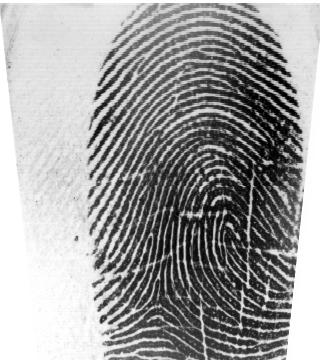
#> input picture cbimage.png, 320 x 360 px
$ python -i __init__.py   (imports and definitions only)
#> lines starting #> are read from the running program, lines starting #| are printed output that depends on the picture; after the words box and inside, x2 and y2 are one past the last pixel; in counts of white or black regions, pixels touching at a corner belong together
#> further down, picture is the input picture: shape (360, 320); min 0, max 255, mean 156.7
import cv2 as cv
import numpy as np
import math

def minutiae_at(pixels, i, j, kernel_size):
    """
    https://airccj.org/CSCP/vol7/csit76809.pdf pg93
    Crossing number methods is a really simple way to detect ridge endings and ridge bifurcations.
    Then the crossing number algorithm will look at 3x3 pixel blocks:

    if middle pixel is black (represents ridge):
    if pixel on boundary are crossed with the ridge once, then it is a possible ridge ending
    if pixel on boundary are crossed with the ridge three times, then it is a ridge bifurcation

    :param pixels:
    :param i:
    :param j:
    :return:
    """
    # if middle pixel is black (represents ridge)
    if pixels[i][j] == 1:

        if kernel_size == 3:
            cells = [(-1, -1), (-1, 0), (-1, 1),        # p1 p2 p3
                   (0, 1),  (1, 1),  (1, 0),            # p8    p4
                  (1, -1), (0, -1), (-1, -1)]           # p7 p6 p5
        else:
            cells = [(-2, -2), (-2, -1), (-2, 0), (-2, 1), (-2, 2),                 # p1 p2   p3
                   (-1, 2), (0, 2),  (1, 2),  (2, 2), (2, 1), (2, 0),               # p8      p4
                  (2, -1), (2, -2), (1, -2), (0, -2), (-1, -2), (-2, -2)]           # p7 p6   p5

        values = [pixels[i + l][j + k] for k, l in cells]

        # count crossing how many times it goes from 0 to 1
        crossings = 0
        for k in range(0, len(values)-1):
            crossings += abs(values[k] - values[k + 1])
        crossings //= 2

        # if pixel on boundary are crossed with the ridge once, then it is a possible ridge ending
        # if pixel on boundary are crossed with the ridge three times, then it is a ridge bifurcation
        if crossings == 1:
            return "ending"
        if crossings == 3:
            return "bifurcation"

    return "none"

def calculate_direction(binary_image, position, kernel_size=5):
    """Calculates the ridge orientation at a given minutia point."""
    x, y = position
    half_size = kernel_size // 2

    # Extract neighborhood
    neighborhood = binary_image[max(y-half_size, 0):y+half_size+1, max(x-half_size, 0):x+half_size+1]
    neighborhood = neighborhood.astype(np.uint8)
    # Compute gradients
    grad_x = cv.Sobel(neighborhood, cv.CV_64F, 1, 0, ksize=3)
    grad_y = cv.Sobel(neighborhood, cv.CV_64F, 0, 1, ksize=3)

    # Average gradient direction
    angle = np.arctan2(grad_y.mean(), grad_x.mean())  # in radians
    angle_degrees = np.degrees(angle)
    return angle_degrees


def estimate_ridge_count(binary_image, position, search_radius=10):
    """Estimates ridge count by analyzing pixels within the radius of a minutia point."""
    x, y = position
    height, width = binary_image.shape

    ridge_count = 0
    last_pixel_value = binary_image[y, x]

    # Check pixels in a circular radius
    for angle in range(0, 360, 10):  # sampling every 10 degrees
        rad = np.radians(angle)
        for r in range(1, search_radius + 1):
            x_new = int(x + r * np.cos(rad))
            y_new = int(y + r * np.sin(rad))
            if 0 <= x_new < width and 0 <= y_new < height:
                pixel_value = binary_image[y_new, x_new]
                # Count ridge transitions (0 to 1 or 1 to 0)
                if pixel_value != last_pixel_value:
                    ridge_count += 1
                    last_pixel_value = pixel_value
            else:
                break  # Out of bounds

    return ridge_count // 2  # Dividing by 2 as each ridge transition has two sides

def find_neighbors(minutia, minutiae_list, distance_threshold=10):
    """Find all minutiae within a certain distance of the given minutia."""
    neighbors = []
    x1, y1 = minutia['position']

    for other_minutia in minutiae_list:
        if other_minutia == minutia:
            continue  # Skip the minutia itself
        x2, y2 = other_minutia['position']
        distance = math.sqrt((x2 - x1)**2 + (y2 - y1)**2)

        if distance <= distance_threshold:
            neighbors.append(other_minutia)

    return neighbors

def calculate_minutiaes(im, kernel_size=3):
#> called with kernel_size = 3
    biniry_image = np.zeros_like(im)
    biniry_image[im<10] = 1.0
    biniry_image = biniry_image.astype(np.int8)

    (y, x) = im.shape
#> y = 360; x = 320
    result = cv.cvtColor(im, cv.COLOR_GRAY2RGB)
    colors = {"ending" : (150, 0, 0), "bifurcation" : (0, 150, 0)}
    minutiae_list = []  # To store minutiae details
    # iterate each pixel minutia
    for i in range(1, x - kernel_size//2):
        for j in range(1, y - kernel_size//2):
            minutiae = minutiae_at(biniry_image, j, i, kernel_size)
            if minutiae != "none":
                direction = calculate_direction(biniry_image, (i, j))
                ridge_count = estimate_ridge_count(biniry_image, (i, j))
                minutiae_list.append({
                    "type": minutiae,
                    "position": (i, j),
                    "direction": direction,
                    "ridge_count": ridge_count
                })


                # minutiae_list.append({
                #     "neighbors": find_neighbors(minutiae_list, minutiae_list, 10),
                # })

                # dta = find_neighbors(minutiae_list, minutiae_list, 10);
                # print(dta)
                # minutiae_list['neighbors'] = find_neighbors(minutiae_list, minutiae_list, 10)
                cv.circle(result, (i,j), radius=2, color=colors[minutiae], thickness=2)
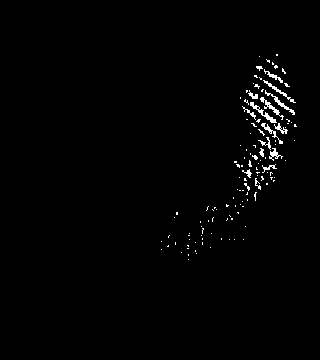
#> biniry_image: shape (360, 320) int8; values 0 (black) and 1 (white), 1.2% white in thin lines or dots, all inside (x1, y1, x2, y2) = (161, 54, 297, 260)
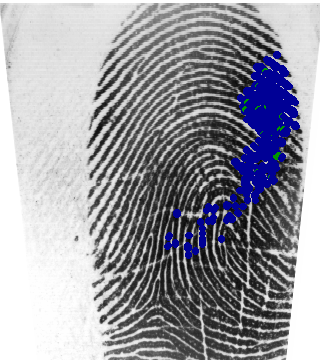
#> result: shape (360, 320, 3); 5.85% of pixels changed, all inside (x1, y1, x2, y2) = (164, 51, 300, 259)
#> after the loop, minutiae_list = 940 items

    return result, minutiae_list

>>> import cv2
>>> picture = cv2.imread('../cbimage.png', cv2.IMREAD_GRAYSCALE)
>>> result = calculate_minutiaes(picture)
